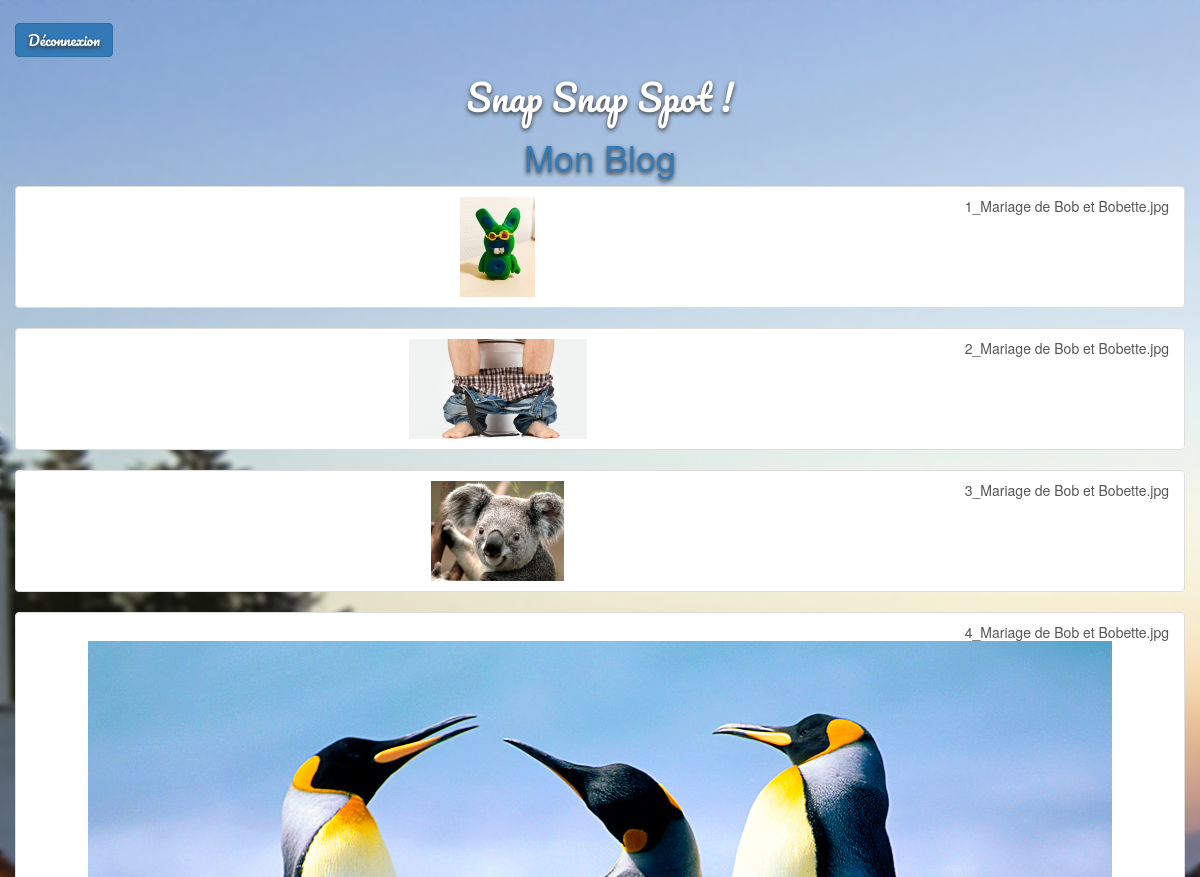
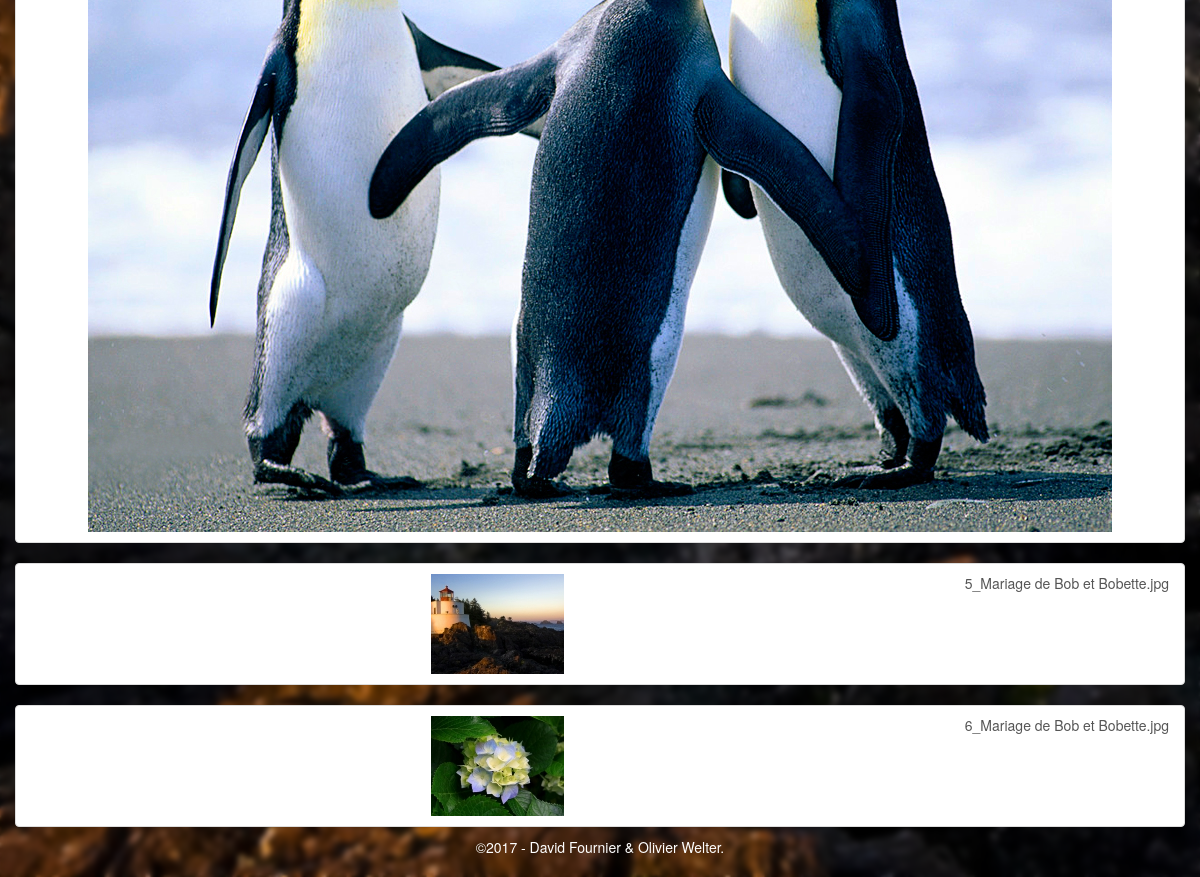
The app's page /adMVC.php with its own data (2 pictures, top to bottom).
### tables this page shows
CREATE TABLE "media" ("mediaId" INTEGER PRIMARY KEY  NOT NULL, "timestamp" DATETIME NOT NULL  DEFAULT (CURRENT_TIMESTAMP) ,"oldName" VARCHAR NOT NULL ,"newName" VARCHAR ,"fileSize" INTEGER NOT NULL ,"pseudo" VARCHAR,"commentaire" VARCHAR, "evenement" VARCHAR);

### Modele.php (called while the page is built, shortened)
<?php
function getMedias() {
    $db = getDb();
    $db->setAttribute(PDO::ATTR_ERRMODE, PDO::ERRMODE_WARNING);
    $medias = $db->query('select * from media');
    $datas = $medias->fetchAll(PDO::FETCH_ASSOC);
    return $datas;
}
function getDb() {
  $db = new PDO('sqlite:snapspot.sqlite','','', array(PDO::ATTR_ERRMODE => PDO::ERRMODE_EXCEPTION));
  return $db;
}

### adMVC.php (called while the page is built)
<?php
require 'Modele.php';
try{
$medias = getMedias();
require 'vueAccueilAdmin.php';
}
 catch (Exception $e) {
  $msgErreur = $e->getMessage();
  require 'vueErreur.php';
 }

### vueAccueilAdmin.php (the view, shortened to what this page needs)
<?php $titre = 'SnapSpot';
 foreach ($medias as $key => $value):
       echo '<ul class="list-group">';
       echo '<a href="#" class="list-group-item">';
       echo "<p class='list-group-item-text pull-right'>".$value['newName'].'</p>';
      $chemin = 'vignette/'.$value['newName'];
       echo "<img src='$chemin'>";
       echo '</a>';
       echo '</ul>';
 endforeach;
 $contenu = ob_get_clean();
 require 'gabarit.php';

### Gabarit.php (shortened to what this page needs)
<!doctype html>
<html lang="fr">
  <head>
    <link href="css/default.css" rel="stylesheet">
    <link href="bootstrap/css/bootstrap.css" rel="stylesheet">
  </head>
  <body>
    <div id="main-container" class="container-fluid">
    <h3 class="btn btn-primary" id="deco"><a class="heading" href="?deconnexion=1">Déconnexion</a></h3>
    <div class ="text-center"><h1><a class="heading"  href="index.php">Snap Snap Spot !</a></h1>
    <div id="global">
    <header>
        <a href="index.php"><h1 id="titreBlog">Mon Blog</h1></a>
    </header>
      <div id="contenu">
        <?= $contenu ?>
      </div>
    </div>
    </div>
    </div>
    <footer class="text-center">
        <p>&copy;2017 - David Fournier&nbsp;&amp;&nbsp;Olivier Welter.</p>
    </footer>
  </body>
</html>

### css/default.css (style rules this page uses)
html { height: 100%; width: 100%; min-width: 100%; min-height: 100%; }
body { height: 100%; width: 100%; color: #fff; font-family: Arial, sans-serif; font-size: 14px; padding-top: 3px; margin: 0; overflow: auto; position: relative; background: url('accueil.jpg') no-repeat center center fixed; background-size: cover; }
h1, h2, h3 { font-family: Pacifico, Arial, sans-serif; color: #FFFFFF; text-shadow: 0 2px 4px #363636; }
.heading { font-family: Pacifico, Arial, sans-serif; color: #FFFFFF; text-shadow: 0 2px 4px #363636; }
a.heading { text-decoration: none; }
body:before { content: ""; position: fixed; left: 0; right: 0; z-index: -1; display: block; background: url('accueil.jpg') no-repeat center center fixed; background-size:cover; width: 100%; height: 100%; -webkit-filter: blur(3px); -moz-filter: blur(3px); -o-filter: blur(3px); -ms-filter: blur(3px); filter: blur(3px); }
#main-container { min-height: 100%; margin-bottom: -40px; padding-bottom: 30px; }
footer { color: #FFFFFF; text-align: center; margin: 10px auto; position: fixed; bottom: 0; left: 0; right: 0; }

### records on screen
media: newName "1_Mariage de Bob et Bobette.jpg", newName (picture)
media: newName "2_Mariage de Bob et Bobette.jpg", newName (picture)
media: newName "3_Mariage de Bob et Bobette.jpg", newName (picture)
media: newName "4_Mariage de Bob et Bobette.jpg", newName (picture)
media: newName "5_Mariage de Bob et Bobette.jpg", newName (picture)
media: newName "6_Mariage de Bob et Bobette.jpg", newName (picture)
